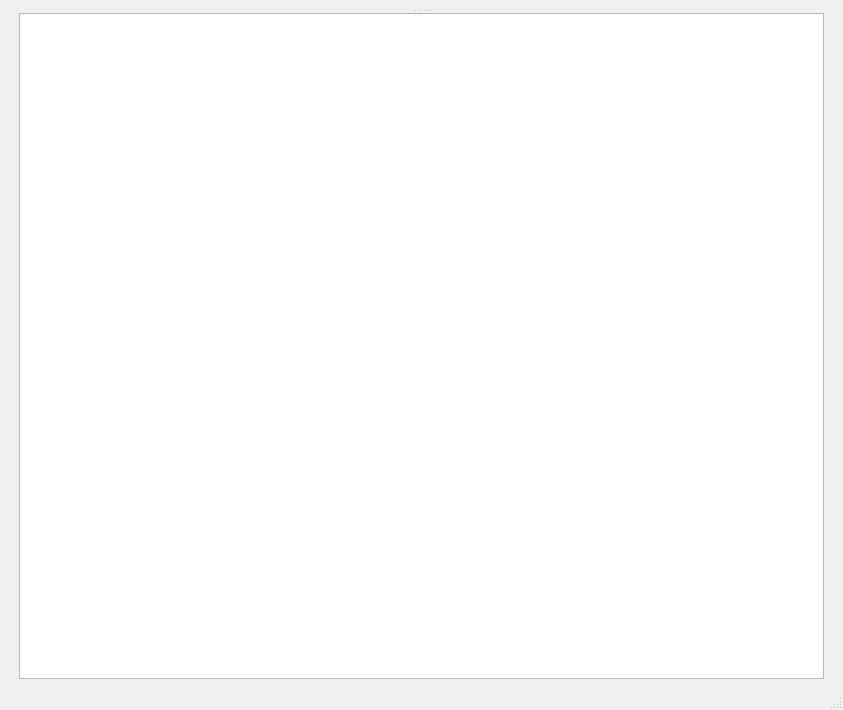
<?xml version="1.0" encoding="UTF-8"?>
<ui version="4.0">
 <class>main_page</class>
 <widget class="QMainWindow" name="main_page">
  <property name="geometry">
   <rect>
    <x>0</x>
    <y>0</y>
    <width>843</width>
    <height>710</height>
   </rect>
  </property>
  <property name="baseSize">
   <size>
    <width>200</width>
    <height>0</height>
   </size>
  </property>
  <property name="windowTitle">
   <string>MainWindow</string>
  </property>
  <widget class="QWidget" name="centralwidget">
   <layout class="QVBoxLayout" name="verticalLayout_2">
    <item>
     <widget class="QSplitter" name="splitter">
      <property name="orientation">
       <enum>Qt::Vertical</enum>
      </property>
      <widget class="QStackedWidget" name="stacked_widget">
       <widget class="QWidget" name="page"/>
       <widget class="QWidget" name="page_2"/>
      </widget>
      <widget class="QWidget" name="verticalLayoutWidget">
       <layout class="QVBoxLayout" name="verticalLayout">
        <property name="leftMargin">
         <number>10</number>
        </property>
        <property name="rightMargin">
         <number>10</number>
        </property>
        <item>
         <widget class="QTextEdit" name="console">
          <property name="sizePolicy">
           <sizepolicy hsizetype="Expanding" vsizetype="Expanding">
            <horstretch>0</horstretch>
            <verstretch>0</verstretch>
           </sizepolicy>
          </property>
          <property name="minimumSize">
           <size>
            <width>0</width>
            <height>30</height>
           </size>
          </property>
          <property name="baseSize">
           <size>
            <width>0</width>
            <height>0</height>
           </size>
          </property>
         </widget>
        </item>
       </layout>
      </widget>
     </widget>
    </item>
   </layout>
  </widget>
  <widget class="QMenuBar" name="menubar">
   <property name="geometry">
    <rect>
     <x>0</x>
     <y>0</y>
     <width>843</width>
     <height>26</height>
    </rect>
   </property>
  </widget>
  <widget class="QStatusBar" name="statusbar"/>
 </widget>
 <resources/>
 <connections/>
</ui>
